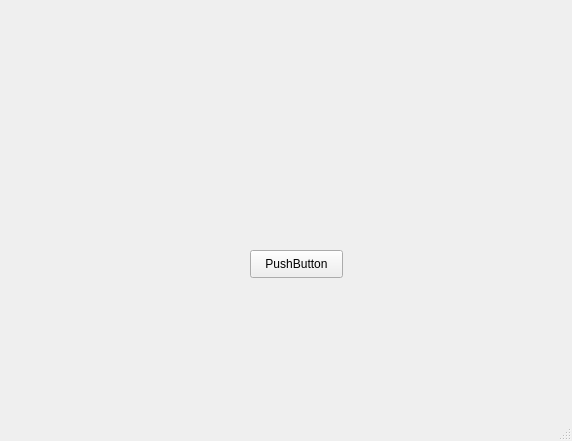
<?xml version="1.0" encoding="UTF-8"?>
<ui version="4.0">
 <class>MainWindow</class>
 <widget class="QMainWindow" name="MainWindow">
  <property name="geometry">
   <rect>
    <x>0</x>
    <y>0</y>
    <width>572</width>
    <height>441</height>
   </rect>
  </property>
  <property name="windowTitle">
   <string>MainWindow</string>
  </property>
  <widget class="QWidget" name="centralwidget">
   <widget class="QPushButton" name="ellipse_btn">
    <property name="geometry">
     <rect>
      <x>250</x>
      <y>250</y>
      <width>93</width>
      <height>28</height>
     </rect>
    </property>
    <property name="text">
     <string>PushButton</string>
    </property>
   </widget>
  </widget>
  <widget class="QMenuBar" name="menubar">
   <property name="geometry">
    <rect>
     <x>0</x>
     <y>0</y>
     <width>572</width>
     <height>26</height>
    </rect>
   </property>
  </widget>
  <widget class="QStatusBar" name="statusbar"/>
 </widget>
 <resources/>
 <connections/>
</ui>
